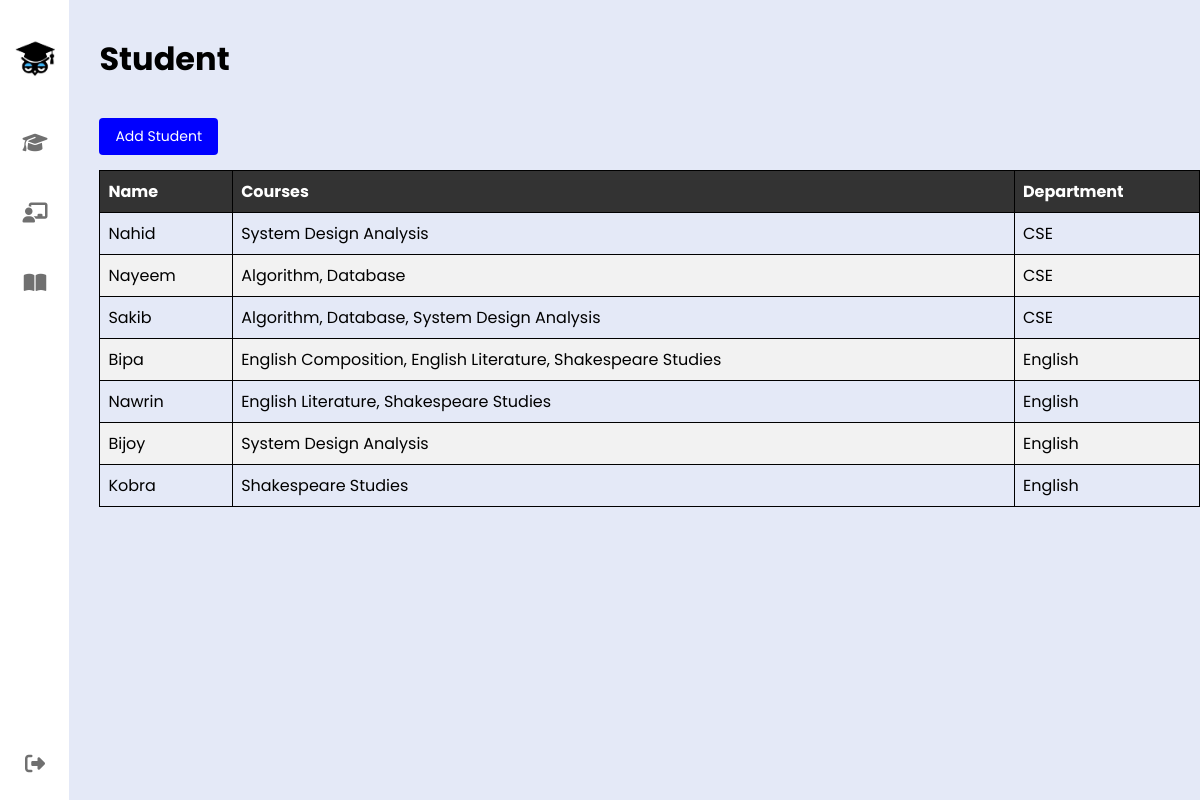
Page /student on the committed database.
### OnlineApp/models.py (models this page shows, shortened)
class Student(models.Model):
    id = models.AutoField(primary_key=True)
    name = models.CharField(max_length=100)
    department = models.ForeignKey(Department, on_delete=models.CASCADE)
    courses = models.ManyToManyField(Course)

class Course(models.Model):
    id = models.AutoField(primary_key=True)
    title = models.CharField(max_length=100, unique=True)
    credits = models.FloatField()
    department = models.ForeignKey(Department, on_delete=models.CASCADE)
    def __str__(self):
        return self.title

class Department(models.Model):
    id = models.AutoField(primary_key=True)
    dept_name = models.CharField(max_length=100, unique=True)
    def __str__(self):
        return self.dept_name

### OnlineApp/views.py (the view)
# urls.py: path('student', views.Students, name= 'student'),
def Students(request):
    if request.method == 'POST':
        form = StudentForm(request.POST)
        if form.is_valid():
            form.save()
            return redirect('student')
    else:
        form = StudentForm()
    students = Student.objects.all()
    context = {'student': students, 'form': form}
    return render(request, 'OnlineApp/student.html', context)

### OnlineApp/Templates/OnlineApp/student.html (shortened to what this page needs)
{% load static %}
<!DOCTYPE html>
<html lang="en">
<head>
    <link rel="stylesheet" href="https://cdnjs.cloudflare.com/ajax/libs/font-awesome/6.4.2/css/all.min.css">
    <link href='https://unpkg.com/boxicons@2.1.4/css/boxicons.min.css' rel='stylesheet'>
    <link rel="stylesheet" href="{% static 'css/student.css' %}">
</head>
<body>
    <div class="container">
        <nav>
            <ul>
                <li>
                    <a href="#" class="logo">
                        <img src="{% static 'image/owl.jpg' %}">
                        <span class="nav-item">Online School <br> Management</span>
                    </a>
                </li>
                <li>
                    <a href="{% url 'student' %}" class="item">
                        <i class="fa-solid fa-graduation-cap icon"></i>
                    </a>
                </li>
                <li>
                    <a href="{% url 'teacher' %}" class="item">
                        <i class="fa-solid fa-chalkboard-user icon"></i>
                    </a>
                </li>
                <li>
                    <a href="{% url 'course' %}" class="item">
                        <i class="fa-solid fa-book-open icon"></i>
                    </a>
                </li>
                <li>
                    <a href="{% url 'admin-login' %}" class="logout">
                        <i class="fa-solid fa-right-from-bracket icon"></i>
                    </a>
                </li>
            </ul>
        </nav>
        <div class="table">
            <h1 class="head">Student</h1>
            <div class="add"><button onclick="displayOverlay()">Add Student</button></div>
            <table style="width:100%">
                <tr>
                    <th>Name</th>
                    <th>Courses</th>
                    <th>Department</th>
                </tr>
                <tr>
                    {% for item in student %}
                <tr>
                    <td>{{ item.name }}</td>
                    <td>
                        {% for course in item.courses.all %}
                        {{ course.title }}{% if not forloop.last %}, {% endif %}
                        {% endfor %}
                    </td>
                    <td>{{ item.department }}</td>
                </tr>
                {% endfor %}
                </tr>
            </table>
        </div>
    </div>
</body>
</html>

### OnlineApp/Static/css/student.css (style rules this page uses)
* { margin: 0; padding: 0; outline: none; border: none; text-decoration: none; box-sizing: border-box; font-family: "Poppins", sans-serif; }
body { background: #E4E9F7; }
nav { position: sticky; top: 0; bottom: 0; height: 100vh; left: 0; width: 70px; background: #fff; overflow: hidden; transition: 0.5s; }
.logo { text-align: center; display: flex; margin: 15px 0 0 15px; padding-bottom: 30px; align-items: end; }
.logo img { width: 40px; height: 40px; border-radius: 6px; }
.logo span { font-weight: bold; padding-left: 15px; font-size: 18px; text-transform: uppercase; }
a { position: relative; width: 280px; font-size: 14px; color: #707070; display: table; padding: 10px 0 20px 0; }
nav .fa-solid { position: relative; width: 70px; height: 40px; top: 14px; font-size: 20px; text-align: center; }
.nav-item { position: relative; top: 12px; margin-left: 0; font-size: 15px; }
.logout { position: absolute; bottom: 0; }
.container { display: flex; }
.table { margin-top: 35px; padding-left: 30px; width: 95%; }
table { margin-top: 15px; width: 100%; border-collapse: collapse; }
.add { margin-top: 35px; }
.add button { padding: 8px 16px; background-color: blue; color: white; border: none; border-radius: 4px; cursor: pointer; font-size: 14px; }
th, td { padding: 8px; text-align: left; }
th { background-color: #333; color: white; }
tr:nth-child(even) { background-color: #f2f2f2; }

### OnlineApp/Templates/OnlineApp/student.html (style rules this page uses)
table, th, td { border: 1px solid black; }

### rows in the picture
Student: name "Nahid", department "CSE"
Course: title "System Design Analysis"
Student: name "Nayeem", department "CSE"
Course: title "Algorithm"
Course: title "Database"
Student: name "Sakib", department "CSE"
Student: name "Bipa", department "English"
Course: title "English Composition"
Course: title "English Literature"
Course: title "Shakespeare Studies"
Student: name "Nawrin", department "English"
Student: name "Bijoy", department "English"
Student: name "Kobra", department "English"
